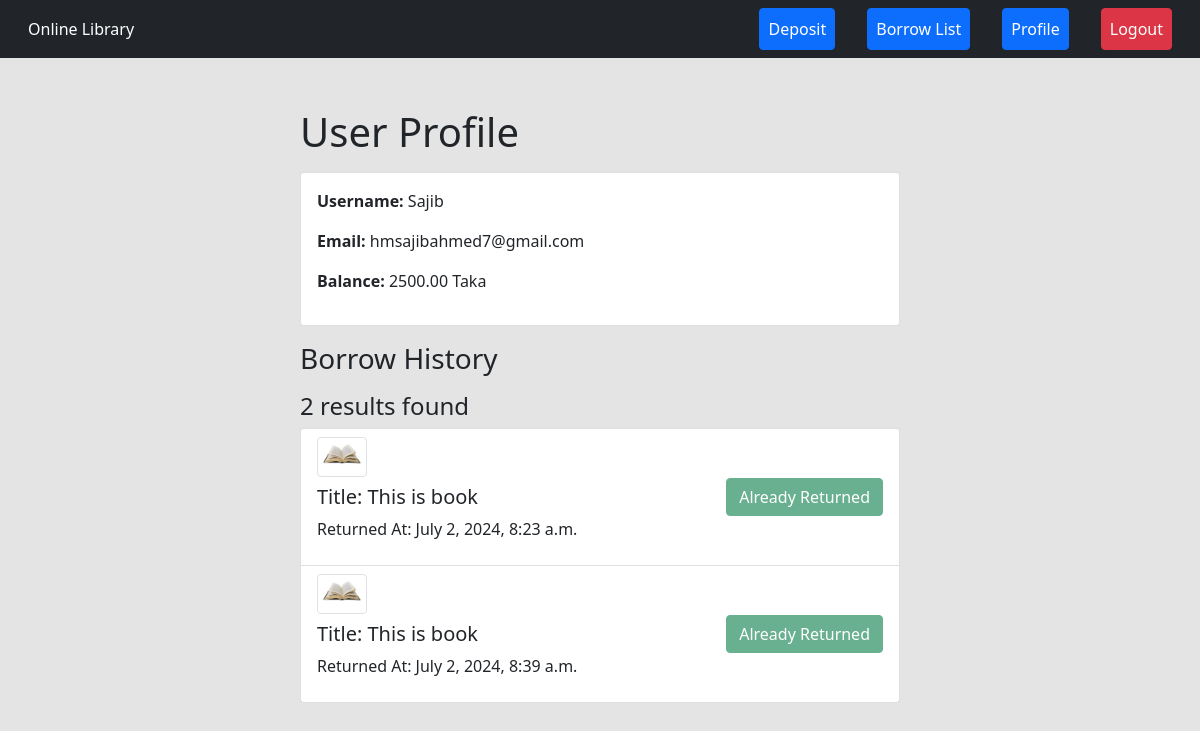
Screenshot of /authenticate/profile/ (signed in) with the database file from the repository.
### users/models.py (models this page shows, shortened)
class Profile(models.Model):
    user = models.OneToOneField(User, on_delete=models.CASCADE)
    balance = models.DecimalField(max_digits=10, decimal_places=2, default=0)

### books/models.py (models this page shows, shortened)
class Borrowing(models.Model):
    user = models.ForeignKey(User, on_delete=models.CASCADE)
    book = models.ForeignKey(Book, on_delete=models.CASCADE)
    borrowed_at = models.DateTimeField(auto_now_add=True)
    returned_at = models.DateTimeField(null=True, blank=True)
    price = models.DecimalField(max_digits=10, decimal_places=2)

class Book(models.Model):
    title = models.CharField(max_length=200)
    description = models.TextField()
    image = models.ImageField(upload_to='book_images/')
    borrowing_price = models.DecimalField(max_digits=10, decimal_places=2)
    category = models.ForeignKey(Category, on_delete=models.CASCADE)

### users/views.py (the view)
# urls.py: path('profile/', views.profile, name='profile'),
@login_required
def profile(request):
    profile = request.user.profile
    borrowings = Borrowing.objects.filter(user=request.user)
    return render(request, 'profile.html', {'profile': profile,'borrowings': borrowings})

### users/templates/profile.html
{% extends 'base.html' %}
{% block content %}
<div style="width: 50%; margin: 50px auto;">
  <h1 class='mb-3'>User Profile</h1>
  <div class="card">
    <div class="card-body">
        <p><strong>Username:</strong> {{ request.user.username }}</p>
        <p><strong>Email:</strong> {{ request.user.email }}</p>
        <p><strong>Balance:</strong> {{ profile.balance }} Taka</p>
    </div>
  </div>
  <h3 class='my-3'>Borrow History</h3>
  <h4>{{borrowings|length }} results found</h4>
  <ul class="list-group">
    {% for borrowing in borrowings %}
        <li class="list-group-item d-flex align-items-center justify-content-between">
          <div>
            <img src="{{ borrowing.book.image.url }}" alt="{{ borrowing.book.title }}" class="img-thumbnail" style="width: 50px; height: auto;">
            <h5 class="my-2">Title: {{ borrowing.book.title }}</h5>
            {% if borrowing.returned_at %}
          <p>Returned At: {{ borrowing.returned_at }}</p>
        {% else %}
        <p >Borrowed At: {{ borrowing.borrowed_at }}</p>
        {% endif %}
          </div>
          <div>
            {% if borrowing.returned_at %}
            <button  class="btn btn-success" disabled>Already Returned</button>
        {% else %}
          <form method="post" action="{% url 'return-book' borrowing.id %}">
            {% csrf_token %}
            <button class="btn btn-secondary">Return Book</button>
          </form>
        {% endif %}
          </div>
        </li>
    {% endfor %}
</ul>
</div>
{% endblock %}

### rows the page displays
Profile: balance "2500.00"
Borrowing: book.image (picture), book "This is book", returned_at "July 2, 2024, 8:23 a.m.", shows "Already Returned"
Borrowing: book.image (picture), book "This is book", returned_at "July 2, 2024, 8:39 a.m.", shows "Already Returned"

### other values shown
{{ request.user.username }} "Sajib"
{{ request.user.email }} "hmsajibahmed7@gmail.com"
{{ borrowings|length }} "2"
